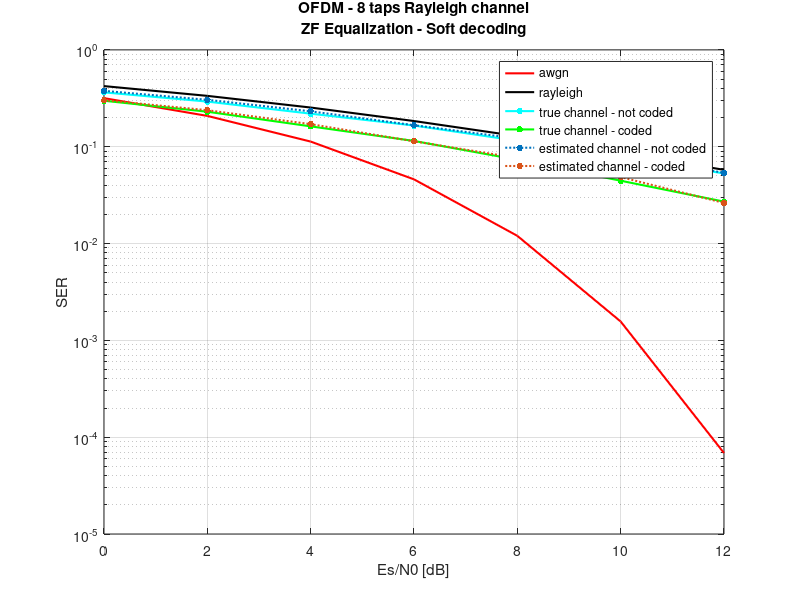
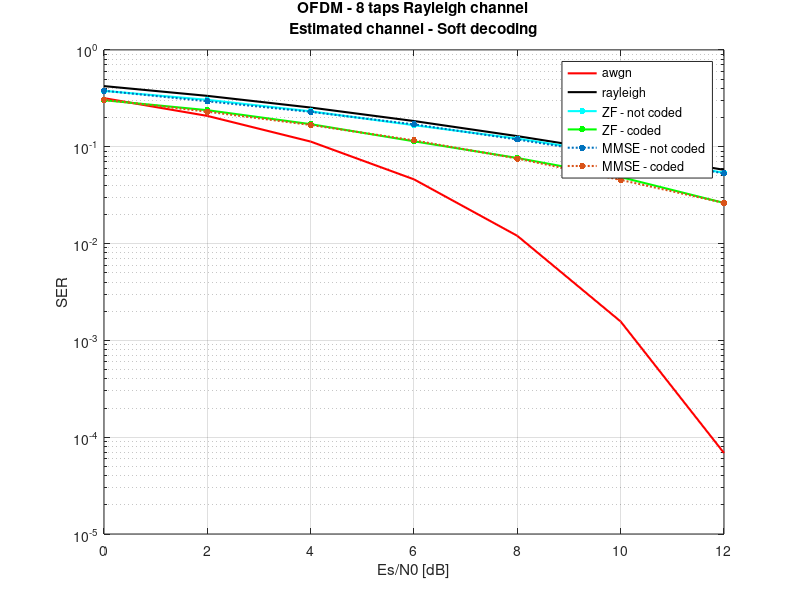
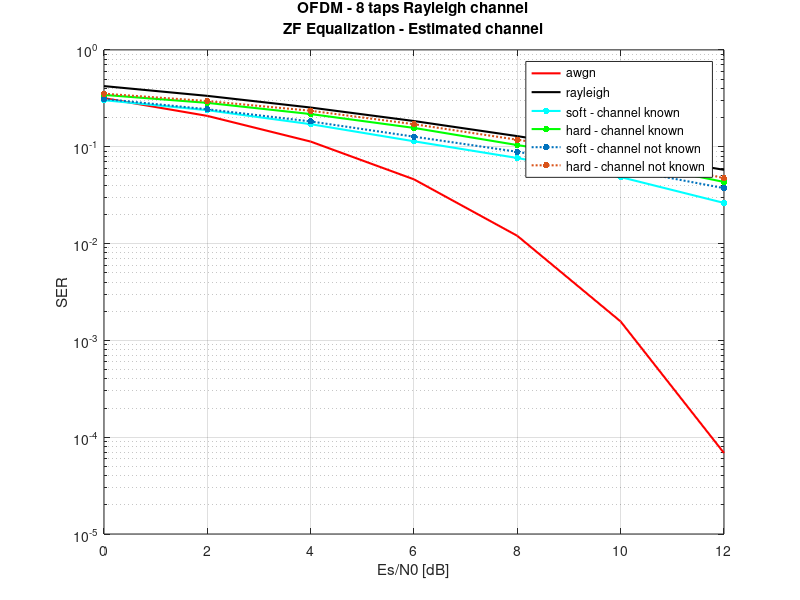

The MATLAB source for these figures, in order:
close all;
clearvars;

N_SNR = 11;
SNR = linspace(0,20,N_SNR);
index = 1:7;

load('SER_awgn_TH');
load('SER_rayleigh_TH');
load('SER_rayleigh_NC_ZF');
load('SER_rayleigh_C_ZF');
load('SER_rayleigh_NC_ZF_TRUEC');
load('SER_rayleigh_C_ZF_TRUEC');

load('SER_rayleigh_NC_MMSE');
load('SER_rayleigh_C_MMSE');

load('SER_rayleigh_C_ZF_NOKNOWLEDGE');
load('SER_rayleigh_C_ZF_HARD_NOKNOWLEDGE');
load('SER_rayleigh_C_ZF_HARD');

colors = [0 0.4470 0.7410;
    0.8500 0.3250 0.0980;
    0.4940 0.1840 0.5560;
    0.4660 0.6740 0.1880];

figure(1);
semilogy(SNR(index),SER_awgn_TH(index),'-r','linewidth',1.5,'displayname','awgn'); hold on;
semilogy(SNR(index),SER_rayleigh_TH(index),'-k','linewidth',1.5,'displayname','rayleigh');
semilogy(SNR(index),SER_rayleigh_NC_ZF_TRUEC(index),'.-','Color',[0 1 1],'linewidth',1.5,'markersize',15,'displayname','true channel - not coded');
semilogy(SNR(index),SER_rayleigh_C_ZF_TRUEC(index),'.-','Color',[0 1 0],'linewidth',1.5,'markersize',15,'displayname','true channel - coded');
semilogy(SNR(index),SER_rayleigh_NC_ZF(index),'.:','Color',colors(1,:),'linewidth',1.5,'markersize',15,'displayname','estimated channel - not coded');
semilogy(SNR(index),SER_rayleigh_C_ZF(index),'.:','Color',colors(2,:),'linewidth',1.5,'markersize',15,'displayname','estimated channel - coded');
grid on;
%ylim([1e-6 1]);
xlabel('Es/N0 [dB]');
ylabel('SER');
legend('location','best');
title(sprintf('OFDM - 8 taps Rayleigh channel\nZF Equalization - Soft decoding'));
saveas(gcf,'SER_True_Estimated_Channel.png');

figure(2);
semilogy(SNR(index),SER_awgn_TH(index),'-r','linewidth',1.5,'displayname','awgn'); hold on;
semilogy(SNR(index),SER_rayleigh_TH(index),'-k','linewidth',1.5,'displayname','rayleigh');
semilogy(SNR(index),SER_rayleigh_NC_ZF(index),'.-','Color',[0 1 1],'linewidth',1.5,'markersize',15,'displayname','ZF - not coded');
semilogy(SNR(index),SER_rayleigh_C_ZF(index),'.-','Color',[0 1 0],'linewidth',1.5,'markersize',15,'displayname','ZF - coded');
semilogy(SNR(index),SER_rayleigh_NC_MMSE(index),'.:','Color',colors(1,:),'linewidth',1.5,'markersize',15,'displayname','MMSE - not coded');
semilogy(SNR(index),SER_rayleigh_C_MMSE(index),'.:','Color',colors(2,:),'linewidth',1.5,'markersize',15,'displayname','MMSE - coded');
grid on;
%ylim([1e-6 1]);
xlabel('Es/N0 [dB]');
ylabel('SER');
legend('location','best');
title(sprintf('OFDM - 8 taps Rayleigh channel\nEstimated channel - Soft decoding'));
saveas(gcf,'SER_ZF_MMSE_Equalization.png');

figure(3);
semilogy(SNR(index),SER_awgn_TH(index),'-r','linewidth',1.5,'displayname','awgn'); hold on;
semilogy(SNR(index),SER_rayleigh_TH(index),'-k','linewidth',1.5,'displayname','rayleigh');
semilogy(SNR(index),SER_rayleigh_C_ZF(index),'.-','Color',[0 1 1],'linewidth',1.5,'markersize',15,'displayname','soft - channel known');
semilogy(SNR(index),SER_rayleigh_C_ZF_HARD(index),'.-','Color',[0 1 0],'linewidth',1.5,'markersize',15,'displayname','hard - channel known');
semilogy(SNR(index),SER_rayleigh_C_ZF_NOKNOWLEDGE(index),'.:','Color',colors(1,:),'linewidth',1.5,'markersize',15,'displayname','soft - channel not known');
semilogy(SNR(index),SER_rayleigh_C_ZF_HARD_NOKNOWLEDGE(index),'.:','Color',colors(2,:),'linewidth',1.5,'markersize',15,'displayname','hard - channel not known');
grid on;
%ylim([1e-6 1]);
xlabel('Es/N0 [dB]');
ylabel('SER');
legend('location','best');
title(sprintf('OFDM - 8 taps Rayleigh channel\nZF Equalization - Estimated channel'));
saveas(gcf,'SER_Hard_Soft_Decoding_Knowledge.png');
